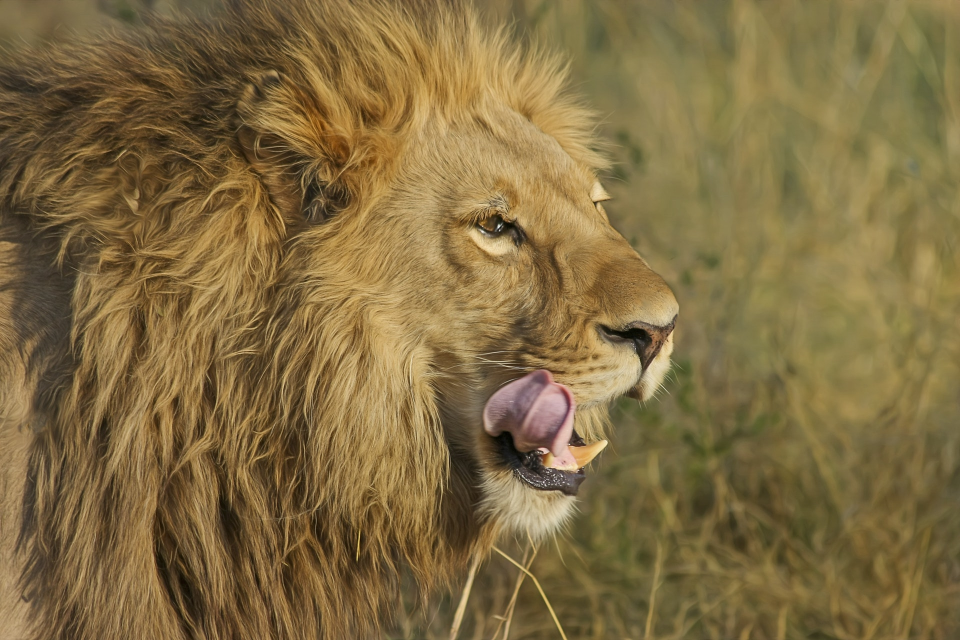
#> input picture data/lion.jpg, 1920 x 1280 px (shown at 1/2 size); its folder holds only this picture in this run
$ python -i hsi.py   (imports and definitions only)
#> lines starting #> are read from the running program, lines starting #| are printed output that depends on the picture
#> further down, picture is the input picture: shape (1280, 1920, 3); mean B, G, R 65.6, 108.1, 128.8
import math
import numpy as np
import scipy.ndimage as nd
import matplotlib.pyplot as plt

from PIL import Image

from ..training.ops import train_test_split


from . import Multiple, random, principal_components, rgb, ndvi, resample

# [1 line that did not run here, left out]


def accuracy_score(y_true, y_pred):
    return np.mean(y_true == y_pred)


# [77 lines left out: functions confusion_matrix, classification_report, load_dataset, not called in this run]


def resize(img, size):
    """Resize the image to the given size (w, h)"""
    return np.array(Image.fromarray(img).resize(size, resample=Image.LANCZOS))


def normalize(img):
    """Normalize the image to the range [0, 1]"""
    min, max = np.amin(img), np.amax(img)
    return (img - min) / (max - min)


def saliency(img):
    """Calculate saliency map of the image"""
    smaps = []
    for n in range(img.shape[2]):
        band = img[:, :, n]
        h, w = band.shape
        fft = np.fft.fft2(resize(band, (64, 64)))
        log_amplitude, phase = np.log(np.absolute(fft)), np.angle(fft)
        spectral_residual = log_amplitude - nd.uniform_filter(log_amplitude, size=3, mode='nearest')
        smap = np.absolute(np.fft.ifft2(np.exp(spectral_residual + 1.j * phase)))
        smap = nd.gaussian_filter(smap, sigma=3)
        smaps.append(normalize(resize(smap, (w, h))))
#> this loop made 3 passes
#> (min in normalize, max in normalize) on passes 1 to 3: (0.00575, 0.0335), (0.00535, 0.0318), (0.00626, 0.0331)
#> pass 1, in saliency, `band = img[:, :, n]`:
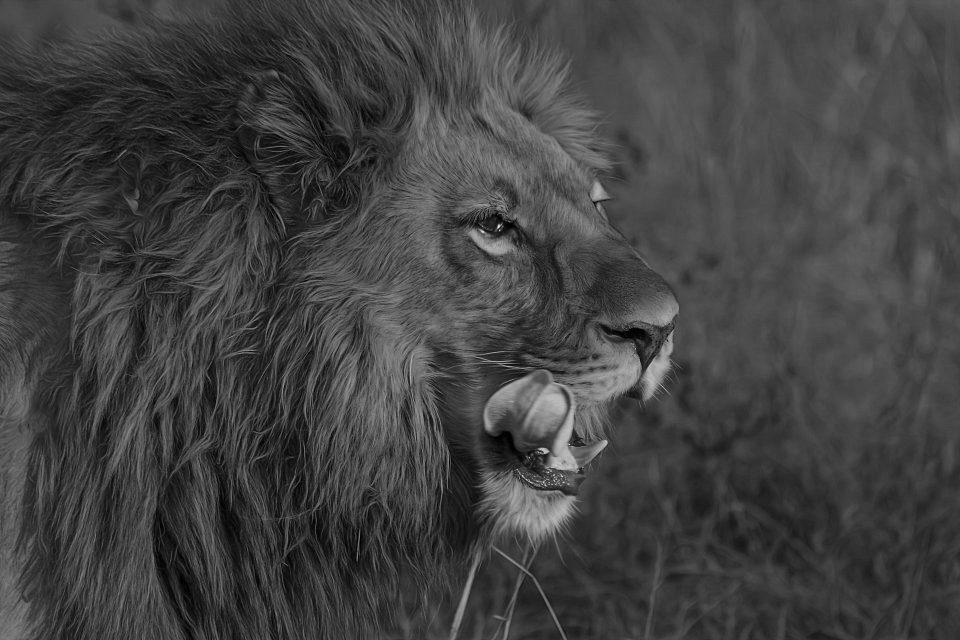
#> band: shape (1280, 1920) (shown at 1/2 size); min 0, max 251, mean 65.6
#> pass 1, in saliency, `log_amplitude, phase = np.log(np.absolute(fft)), np.angle(fft)`:
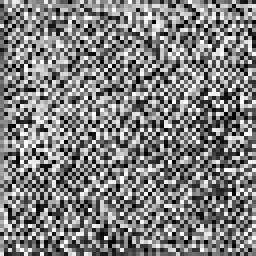
#> phase: shape (64, 64) float64 (shown 4 times larger); min -3.13, max 3.14, mean 0.000767; drawn with min black and max white
#> pass 1, in saliency, `spectral_residual = log_amplitude - nd.uniform_filter(log_amplitude, s..`:
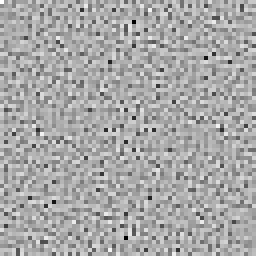
#> spectral_residual: shape (64, 64) float64 (shown 4 times larger); min -2.99, max 1.53, mean 1.43e-16; drawn with min black and max white
#> after the loop:
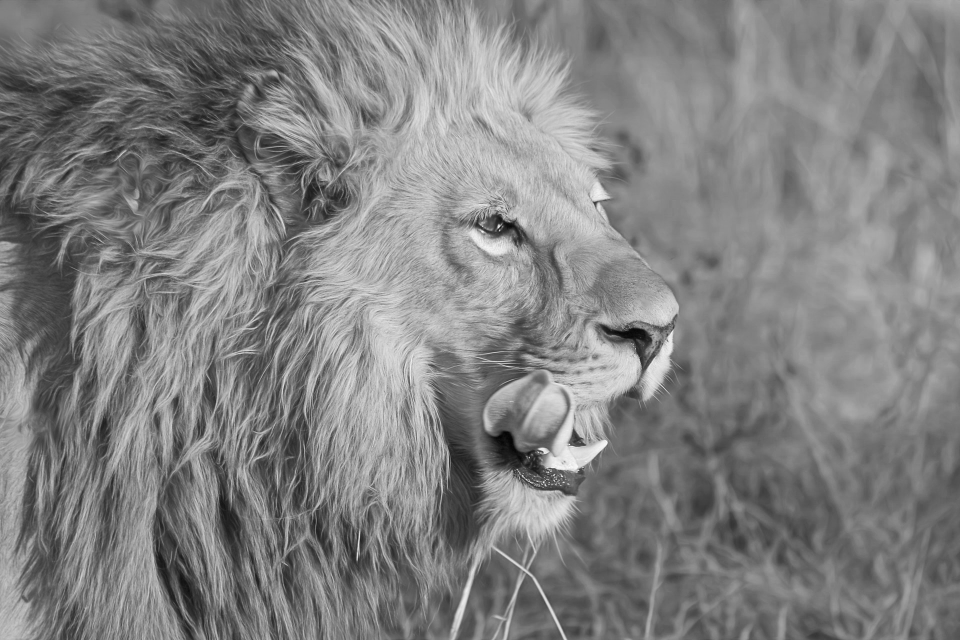
#> band: shape (1280, 1920) (shown at 1/2 size); min 2, max 255, mean 128.8
#> after the loop:
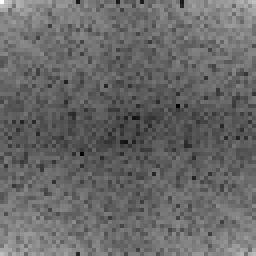
#> log_amplitude: shape (64, 64) float64 (shown 4 times larger); min 1.67, max 13.18, mean 6.39; drawn with min black and max white
#> after the loop:
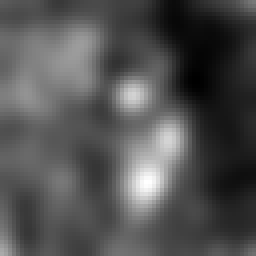
#> smap: shape (64, 64) float64 (shown 4 times larger); min 0.00628, max 0.033, mean 0.0149; drawn with min black and max white
#> after the loop, smaps = 3 items
    return np.sum(np.dstack(smaps), axis=2)
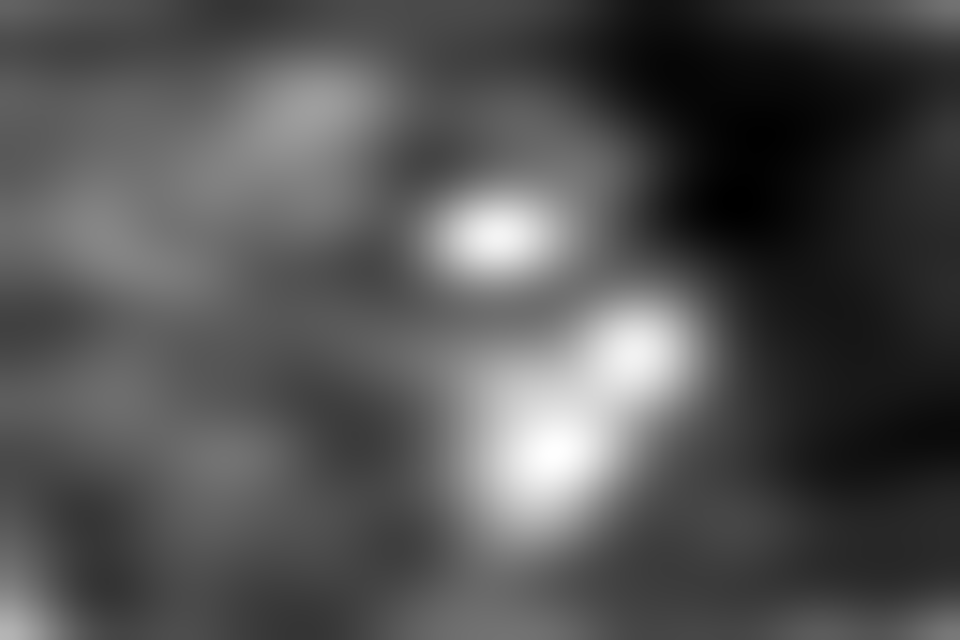
#> returned value: shape (1280, 1920) float32 (shown at 1/2 size); min 0.0143, max 2.91, mean 0.956; drawn with min black and max white


# [16 lines left out: functions spectrum, split_train_test, not called in this run]


def pad_with_zeros(X, margin=2):
    return np.pad(X, ((margin, margin), (margin, margin), (0, 0)))


# [57 lines left out: functions create_patch, create_patches, create_image_cubes, generate_training_data, plot_image, plot_images, not called in this run]

>>> import cv2
>>> picture = cv2.imread('../../data/lion.jpg')
>>> result = saliency(picture)

$ run again, on data/optimized.jpg
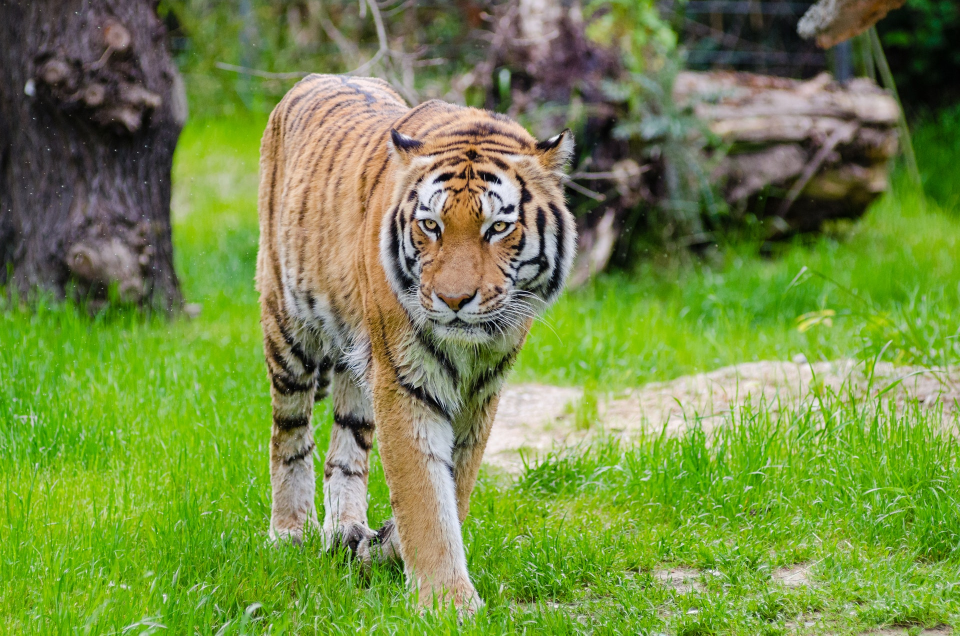
#> input picture data/optimized.jpg, 1920 x 1271 px (shown at 1/2 size)
#> picture is the input picture: shape (1271, 1920, 3); mean B, G, R 70, 139.8, 116.9
#> the loop in saliency, `for n in range(img.shape[2]):` made 3 passes
#> (min in normalize, max in normalize) on passes 1 to 3: (0.00603, 0.0245), (0.00448, 0.0281), (0.00619, 0.0286)
#> after the loop in saliency, `for n in range(img.shape[2]):`:
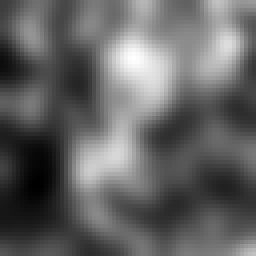
#> smap: shape (64, 64) float64 (shown 4 times larger); min 0.0062, max 0.0286, mean 0.015; drawn with min black and max white
#> after the loop in saliency, `for n in range(img.shape[2]):`: smaps = 3 items
#> in saliency, `return np.sum(np.dstack(smaps), axis=2)`:
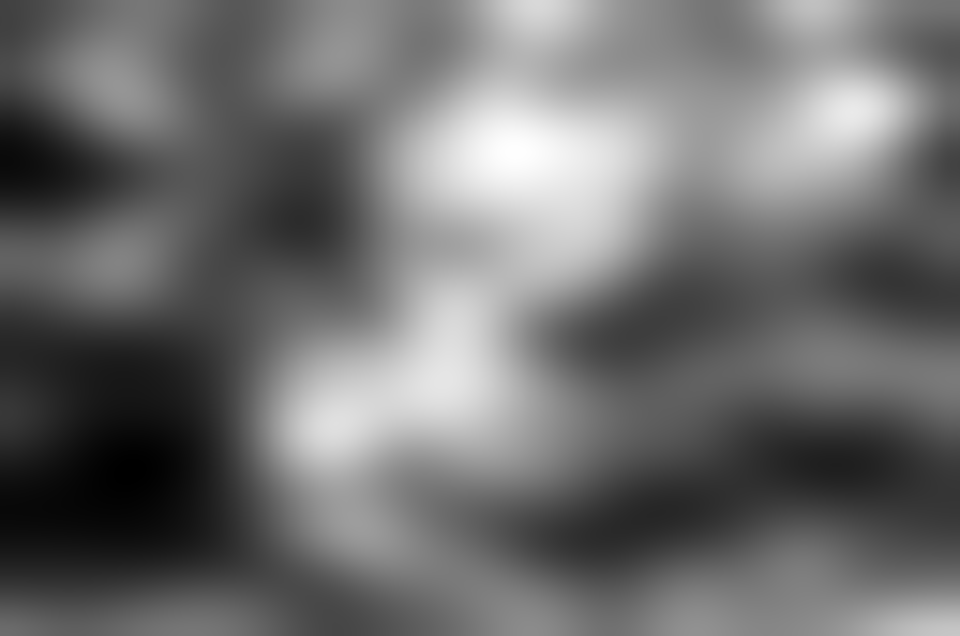
#> returned value: shape (1271, 1920) float32 (shown at 1/2 size); min 0.152, max 2.92, mean 1.35; drawn with min black and max white

$ run again, on data/resized.jpg
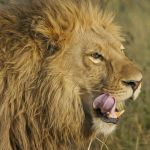
#> input picture data/resized.jpg, 150 x 150 px
#> picture is the input picture: shape (150, 150, 3); mean B, G, R 66.7, 110.1, 134.3
#> the loop in saliency, `for n in range(img.shape[2]):` made 3 passes
#> (min in normalize, max in normalize) on passes 1 to 3: (0.00576, 0.0317), (0.00571, 0.0303), (0.0059, 0.0297)
#> pass 1, in saliency, `spectral_residual = log_amplitude - nd.uniform_filter(log_amplitude, s..`:
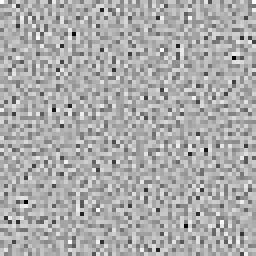
#> spectral_residual: shape (64, 64) float64 (shown 4 times larger); min -2.99, max 1.45, mean 7.78e-17; drawn with min black and max white
#> after the loop in saliency, `for n in range(img.shape[2]):`:
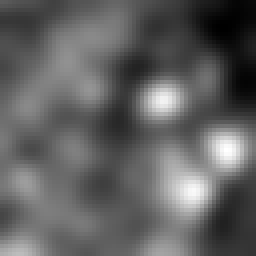
#> smap: shape (64, 64) float64 (shown 4 times larger); min 0.0059, max 0.0296, mean 0.0149; drawn with min black and max white
#> after the loop in saliency, `for n in range(img.shape[2]):`: smaps = 3 items
